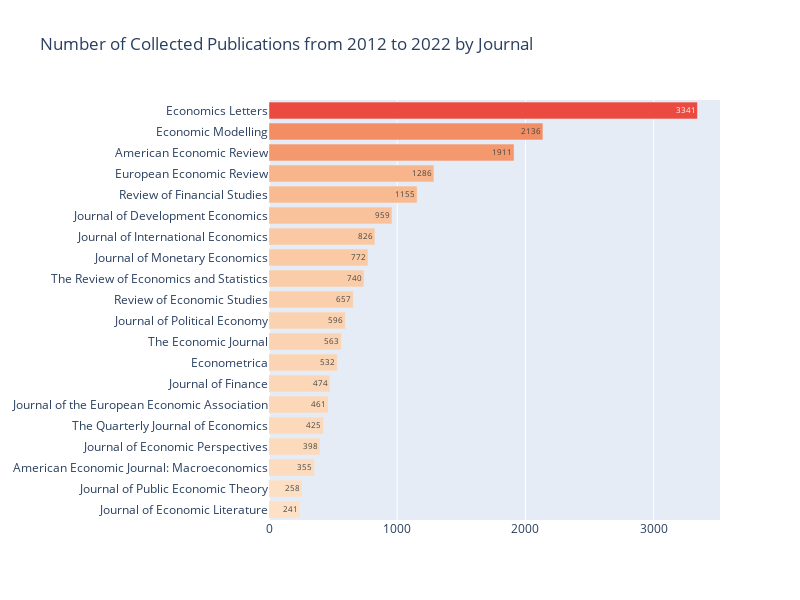

The notebook cell saved with this chart:
### Code cell
# grougby and count
df_count_by_journal = df.groupby("journal").count()[["doi"]].rename(columns={"doi":"cnt"})

fig = go.Figure()
fig.add_trace(
    go.Bar(
        y = df_count_by_journal.index,
        x = df_count_by_journal.cnt,
        text = df_count_by_journal.cnt,
        orientation = "h",
        marker={'color': df_count_by_journal.cnt,
        'colorscale': 'Peach'}
    )
)
fig.update_layout(title_text="Number of Collected Publications from 2012 to 2022 by Journal",
#                 template="plotly_dark",
                  yaxis={'categoryorder':'total ascending'},
                  width=800,
                  height=600
                  )
fig.show()

### Figure 1 — Plotly figure (JSON) as saved in the notebook; plotly's stock layout.template omitted (floating-point values rounded to 4 significant figures)
{"data": [{"marker": {"color": [355, 1911, 532, 2136, 3341, 1286, 959, 241, 398, 474, 826, 772, 596, 258, 461, 657, 1155, 563, 425, 740], "colorscale": [[0, "rgb(253, 224, 197)"], [0.1667, "rgb(250, 203, 166)"], [0.3333, "rgb(248, 181, 139)"], [0.5, "rgb(245, 158, 114)"], [0.6667, "rgb(242, 133, 93)"], [0.8333, "rgb(239, 106, 76)"], [1, "rgb(235, 74, 64)"]]}, "orientation": "h", "text": [355, 1911, 532, 2136, 3341, 1286, 959, 241, 398, 474, 826, 772, 596, 258, 461, 657, 1155, 563, 425, 740], "type": "bar", "x": [355, 1911, 532, 2136, 3341, 1286, 959, 241, 398, 474, 826, 772, 596, 258, 461, 657, 1155, 563, 425, 740], "y": ["American Economic Journal: Macroeconomics", "American Economic Review", "Econometrica", "Economic Modelling", "Economics Letters", "European Economic Review", "Journal of Development Economics", "Journal of Economic Literature", "Journal of Economic Perspectives", "Journal of Finance", "Journal of International Economics", "Journal of Monetary Economics", "Journal of Political Economy", "Journal of Public Economic Theory", "Journal of the European Economic Association", "Review of Economic Studies", "Review of Financial Studies", "The Economic Journal", "The Quarterly Journal of Economics", "The Review of Economics and Statistics"]}], "layout": {"height": 600, "title": {"text": "Number of Collected Publications from 2012 to 2022 by Journal"}, "width": 800, "yaxis": {"categoryorder": "total ascending"}}}
